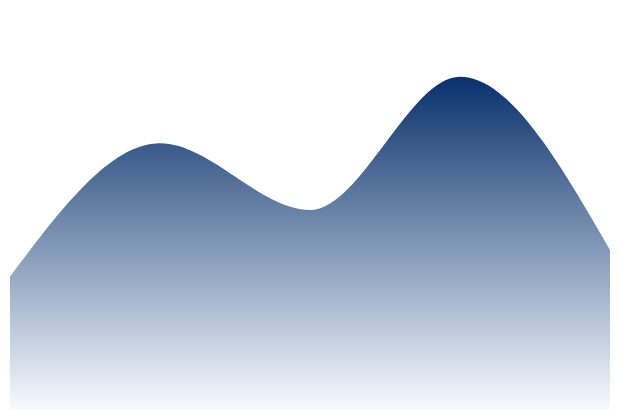

The specification (Vega-Lite) saved for this image:
### Vega specification from a JSON file in a GitHub repository (floating-point values rounded to 4 significant figures)
{"$schema": "https://vega.github.io/schema/vega/v6.json", "width": 300, "height": 200, "padding": 5, "autosize": "none", "background": "white", "data": [{"name": "table", "values": [{"x": 0, "y": 10}, {"x": 1, "y": 20}, {"x": 2, "y": 15}, {"x": 3, "y": 25}, {"x": 4, "y": 12}]}], "scales": [{"name": "x", "type": "linear", "domain": [0, 4], "range": "width"}, {"name": "y", "type": "linear", "domain": [0, 30], "range": [{"signal": "height"}, 0]}], "marks": [{"type": "area", "from": {"data": "table"}, "encode": {"update": {"x": {"scale": "x", "field": "x"}, "y": {"scale": "y", "field": "y"}, "y2": {"scale": "y", "value": 0}, "fill": {"value": {"gradient": "linear", "stops": [{"offset": 0, "color": "#08306b"}, {"offset": 1, "color": "#f7fbff"}], "x1": 0, "y1": 0, "x2": 0, "y2": 1}}, "interpolate": {"value": "monotone"}}}}]}
